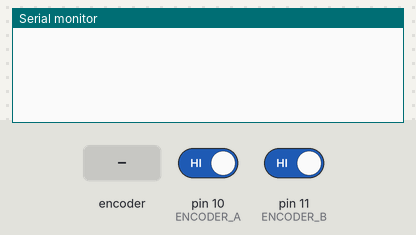
This sketch was run on a simulated Arduino Uno, built with avr-gcc and run on an emulated ATmega328P. On the bench: the last lines printed to the serial monitor. Inputs (shaded band) come from the test bench; at power-on: pin 10 (ENCODER_A) HIGH, pin 11 (ENCODER_B) HIGH.

Above: at 1.2 s.
1.3 s: rotary encoder on pin 10 (ENCODER_A) / pin 11 (ENCODER_B) turned 1 step (first pin leading)
At 1.7 s:
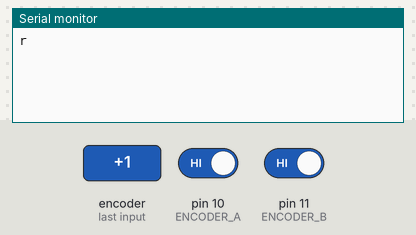
3.0 s: rotary encoder on pin 10 (ENCODER_A) / pin 11 (ENCODER_B) turned 2 steps (second pin leading)
At 4.4 s:
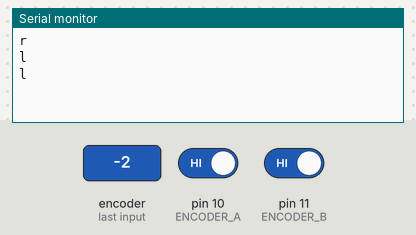

The sketch:

Rotary_Switch.ino
```cpp
#define ENCODER_A 10
#define ENCODER_B 11
#define ENCODER_BTN 16

#define RIGHT 2
#define LEFT 1
void setup() {
  // put your setup code here, to run once:

  Serial.begin(9600);

  pinMode(ENCODER_A, INPUT);
  pinMode(ENCODER_B, INPUT);
  pinMode(ENCODER_BTN, INPUT);

  digitalWrite(ENCODER_A, HIGH);
  digitalWrite(ENCODER_B, HIGH);
  digitalWrite(ENCODER_BTN, HIGH);
}
char flag_button = 0;
char flag_up = 0;
char flag_down = 0;

unsigned long pre_millis = 0;
unsigned long curr_millis = 0;

int state = 0;
int direction = 0;
int left_state = 0;
int right_state = 0;

void loop() {
  // put your main code here, to run repeatedly:

  int in_a = digitalRead(ENCODER_A);
  int in_b = digitalRead(ENCODER_B);
  if (in_a == 1 && in_b == 1) {

    if (right_state == 3)
    {
      Serial.println("r");
    }

    else if (left_state == 3)
    {
      Serial.println("l");
    }

    left_state = 0;
    right_state = 0;
  }
  if (in_a == 0 && in_b == 1) {
    if (right_state == 0) {
      right_state = 1;
    }
    else if (left_state == 2) {
      left_state = 3;
    }
  }
  if (in_a == 0 && in_b == 0) {
    if (right_state == 1)
      right_state = 2;
    else if (left_state == 1) {
      left_state = 2;
    }
  }
  if (in_a == 1 && in_b == 0) {
    if (right_state == 2) {
      right_state = 3;
    }
    else if (left_state == 0) {
      left_state = 1;
    }
  }
  delay(1);
}

//=======================================================

//void loop() {
//  // put your main code here, to run repeatedly:
//
//  int in_a = digitalRead(ENCODER_A);
//  int in_b = digitalRead(ENCODER_B);
//  if (in_a == 1 && in_b == 1) {
//    if (state == 3&&direction == RIGHT) {
//      Serial.println("right");
//    }
//    if (state == 1&&direction == LEFT) {
//      Serial.println("left");
//    }
//    direction = 0;
//    state = 0;
//  }
//  if (in_a == 0 && in_b == 1) {
//    if(state == 0){
//      direction = RIGHT;
//    }
//
//    state = 1;
//  }
//  if (in_a == 0 && in_b == 0) {
//    state = 2;
//  }
//  if (in_a == 1 && in_b == 0) {
//    if(state == 0){
//      direction = LEFT;
//    }
//    state = 3;
//  }
//  delay(10);
//}
```

Measured:
- after the input at 1.3 s, the serial monitor: prints a new line after 0.08 s (image 1)
- after the input at 3.0 s, the serial monitor: prints a new line after 0.08 s (image 2)
